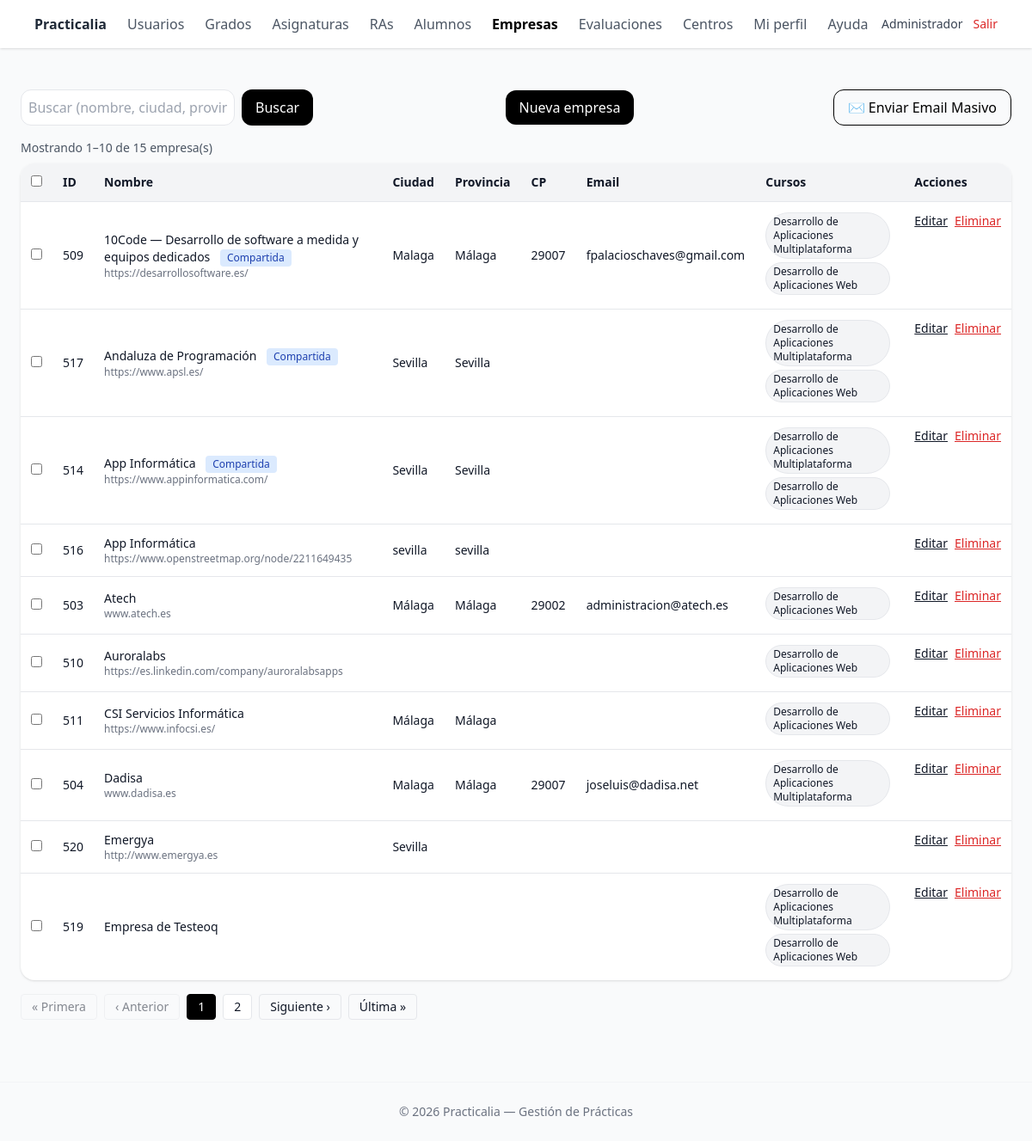
Page /public/empresas/index.php (signed in) on the committed database.
### tables this page shows
CREATE TABLE `empresas` (
  `id` int(10) UNSIGNED NOT NULL,
  `nombre` varchar(180) NOT NULL,
  `cif` varchar(50) DEFAULT NULL,
  `nif` varchar(20) DEFAULT NULL,
  `email` varchar(190) DEFAULT NULL,
  `telefono` varchar(30) DEFAULT NULL,
  `web` varchar(190) DEFAULT NULL,
  `direccion` varchar(200) DEFAULT NULL,
  `ciudad` varchar(100) DEFAULT NULL,
  `provincia` varchar(100) DEFAULT NULL,
  `codigo_postal` varchar(15) DEFAULT NULL,
  `sector` varchar(120) DEFAULT NULL,
  `horario_practicas` varchar(255) DEFAULT NULL,
  `es_publica` tinyint(1) NOT NULL DEFAULT 0,
  `responsable_nombre` varchar(150) DEFAULT NULL,
  `responsable_cargo` varchar(120) DEFAULT NULL,
  `responsable_email` varchar(190) DEFAULT NULL,
  `responsable_telefono` varchar(30) DEFAULT NULL,
  `tutor_nif` varchar(20) DEFAULT NULL,
  `tutor_departamento` varchar(100) DEFAULT NULL,
  `rep_legal_nombre` varchar(150) DEFAULT NULL,
  `rep_legal_nif` varchar(20) DEFAULT NULL,
  `rep_legal_email` varchar(190) DEFAULT NULL,
  `activo` tinyint(1) NOT NULL DEFAULT 1,
  `created_at` timestamp NOT NULL DEFAULT current_timestamp(),
  `updated_at` timestamp NOT NULL DEFAULT current_timestamp() ON UPDATE current_timestamp(),
  `deleted_at` timestamp NULL DEFAULT NULL
);

### lib/auth.php (called while the page is built, shortened)
<?php
function current_user(): ?array
{
    return $_SESSION['user'] ?? null;
}
function require_role(string $codigoRol): bool
{
    $user = current_user();
    return in_array($codigoRol, $user['roles_codigos'] ?? [], true);
}

### lib/Services/EmpresaService.php (called while the page is built, shortened)
<?php
class EmpresaService
{
    private PDO $pdo;
    public function __construct(PDO $pdo)
    {
        $this->pdo = $pdo;
    }
    public function getCount(string $search, bool $isAdmin, int $profId): int
    {
        $params = [];
        $where = "e.deleted_at IS NULL";
        if ($isAdmin) {
            $sql = "SELECT COUNT(*) c FROM empresas e WHERE $where";
        }
        $st = $this->pdo->prepare($sql);
        $st->execute($params);
        $res = $st->fetch();
        return (int) ($res['c'] ?? 0);
    }
    public function getList(string $search, bool $isAdmin, int $profId, int $limit, int $offset): array
    {
        $params = [':limit' => $limit, ':offset' => $offset];
        $where = "e.deleted_at IS NULL";
        if ($isAdmin) {
            $sql = "
                SELECT e.*
                FROM empresas e
                WHERE $where
                ORDER BY e.nombre ASC
                LIMIT :limit OFFSET :offset
            ";
        }
        $st = $this->pdo->prepare($sql);
        foreach ($params as $k => $v) {
            $st->bindValue($k, $v, is_int($v) ? PDO::PARAM_INT : PDO::PARAM_STR);
        }
        $st->execute();
        return $st->fetchAll();
    }
    public function getCursoNombresByEmpresaIds(array $ids): array
    {
        $placeholders = implode(',', array_fill(0, count($ids), '?'));
        $st = $this->pdo->prepare("
            SELECT ec.empresa_id, c.nombre
            FROM empresa_cursos ec
            JOIN cursos c ON c.id = ec.curso_id
            WHERE ec.empresa_id IN ($placeholders)
            ORDER BY c.nombre
        ");
        $st->execute($ids);
        $res = [];
        foreach ($st->fetchAll() as $r) {
            $res[(int) $r['empresa_id']][] = $r['nombre'];
        }
        return $res;
    }
}

### public/empresas/index.php (the view, shortened to what this page needs)
<?php
require_once __DIR__ . '/../../lib/auth.php';
function h(?string $s): string
{
  return htmlspecialchars((string) $s, ENT_QUOTES, 'UTF-8');
}
function urlWith(array $merge): string
{
  $cur = $_GET;
  foreach ($merge as $k => $v) {
    if ($v === null)
      unset($cur[$k]);
    else
      $cur[$k] = $v;
  }
  $q = http_build_query($cur);
  return $q ? ('?' . $q) : './index.php';
}
$user = current_user();
$isAdmin = require_role('admin');
$profId = (int) ($user['id'] ?? 0);
$empresaService = new \App\Services\EmpresaService($pdo);
$search = trim($_GET['q'] ?? '');
$page = max(1, (int) ($_GET['page'] ?? 1));
$perPage = 10;
$total = $empresaService->getCount($search, $isAdmin, $profId);
$totalPages = max(1, (int) ceil($total / $perPage));
$offset = ($page - 1) * $perPage;
$rows = $empresaService->getList($search, $isAdmin, $profId, $perPage, $offset);
$cursoNombres = $empresaService->getCursoNombresByEmpresaIds(array_column($rows, 'id'));
$from = ($total === 0) ? 0 : ($offset + 1);
$to = min($offset + $perPage, $total);
$pagesToShow = [];
$pagesToShow[] = 1;
if ($totalPages > 1)
  $pagesToShow[] = $totalPages;
$pagesToShow = array_values(array_unique(array_filter($pagesToShow, fn($p) => $p >= 1 && $p <= $totalPages)));
sort($pagesToShow);
function renderPageLink(int $p, int $cur): string
{
  $isCur = ($p === $cur);
  $cls = 'px-3 py-1 rounded border text-sm ' . ($isCur ? 'bg-black text-white border-black' : 'bg-white');
  return '<a class="' . $cls . '" href="' . h(urlWith(['page' => $p])) . '">' . $p . '</a>';
}
require_once __DIR__ . '/../partials/_header.php';
?>
<div class="mb-4 flex items-center justify-between">
  <form class="flex gap-2" method="get">
    <input name="q" value="<?= h($search) ?>" class="rounded-xl border p-2"
      placeholder="Buscar (nombre, ciudad, provincia, CP)">
    <button class="rounded-xl bg-black text-white px-4">Buscar</button>
  </form>
  <a href="./create.php" class="rounded-xl bg-black text-white px-4 py-2">Nueva empresa</a>
  <button id="startBatchEmailBtn" class="rounded-xl border border-black text-black px-4 py-2 ml-2 hover:bg-gray-100">
    ✉ Enviar Email Masivo
  </button>
</div>
<div class="mb-2 text-sm text-gray-600">
  Mostrando <span class="font-medium"><?= (int) $from ?></span>–<span class="font-medium"><?= (int) $to ?></span> de
  <span class="font-medium"><?= (int) $total ?></span> empresa(s)
</div>
<div class="bg-white rounded-2xl shadow overflow-x-auto">
  <table class="min-w-full text-sm">
    <thead class="bg-gray-100">
      <th class="text-left p-3"><input type="checkbox" id="selectAll"></th>
      <th class="text-left p-3">ID</th>
      <th class="text-left p-3">Nombre</th>
      <th class="text-left p-3">Ciudad</th>
      <th class="text-left p-3">Provincia</th>
      <th class="text-left p-3">CP</th>
      <th class="text-left p-3">Email</th>
      <th class="text-left p-3">Cursos</th>
      <th class="text-left p-3">Acciones</th>
    </thead>
    <tbody>
      <?php foreach ($rows as $r):
        $id = (int) $r['id']; ?>
        <tr class="border-t hover:bg-gray-50">
          <td class="p-3"><input type="checkbox" class="company-checkbox" value="<?= $id ?>"></td>
          <td class="p-3"><?= $id ?></td>
          <td class="p-3">
            <a href="./edit.php?id=<?= $id ?>" class="text-gray-900 hover:underline">
              <?= h($r['nombre']) ?>
            </a>
            <?php if ((int) ($r['es_publica'] ?? 0) === 1): ?>
              <span class="inline-block ml-2 px-2 py-0.5 rounded text-xs font-medium bg-blue-100 text-blue-800">
                Compartida
              </span>
            <?php endif; ?>
            <?php if (!empty($r['web'])): ?>
              <div class="text-xs text-gray-500"><?= h($r['web']) ?></div>
            <?php endif; ?>
          </td>
          <td class="p-3"><?= h($r['ciudad'] ?? '') ?></td>
          <td class="p-3"><?= h($r['provincia'] ?? '') ?></td>
          <td class="p-3"><?= h($r['codigo_postal'] ?? '') ?></td>
          <td class="p-3"><?= h($r['email'] ?? '') ?></td>
          <td class="p-3">
            <?php foreach (($cursoNombres[$id] ?? []) as $cn): ?>
              <span class="inline-block text-xs bg-gray-100 border px-2 py-0.5 rounded-full mr-1 mb-1"><?= h($cn) ?></span>
            <?php endforeach; ?>
          </td>
          <td class="p-3 flex items-center gap-2">
            <a class="underline" href="./edit.php?id=<?= $id ?>">Editar</a>
            <form method="post" action="./delete.php" onsubmit="return confirm('¿Eliminar esta empresa?');">
              <button class="text-red-600 underline">Eliminar</button>
            </form>
          </td>
        </tr>
      <?php endforeach; ?>
    </tbody>
  </table>
</div>
<?php if ($totalPages > 1): ?>
  <nav class="mt-4 flex items-center gap-2" aria-label="Paginación">
    <a class="px-3 py-1 rounded border text-sm <?= $page === 1 ? 'pointer-events-none opacity-50' : '' ?>"
      href="<?= h(urlWith(['page' => 1])) ?>">« Primera</a>
    <a class="px-3 py-1 rounded border text-sm <?= $page === 1 ? 'pointer-events-none opacity-50' : '' ?>"
      href="<?= h(urlWith(['page' => max(1, $page - 1)])) ?>">‹ Anterior</a>
    <?php
    foreach ($pagesToShow as $p):
      echo renderPageLink($p, $page);
    endforeach;
    ?>
    <a class="px-3 py-1 rounded border text-sm <?= $page === $totalPages ? 'pointer-events-none opacity-50' : '' ?>"
      href="<?= h(urlWith(['page' => min($totalPages, $page + 1)])) ?>">Siguiente ›</a>
    <a class="px-3 py-1 rounded border text-sm <?= $page === $totalPages ? 'pointer-events-none opacity-50' : '' ?>"
      href="<?= h(urlWith(['page' => $totalPages])) ?>">Última »</a>
  </nav>
<?php endif; ?>
<?php require_once __DIR__ . '/../partials/_footer.php'; ?>

### rows in the picture
empresas: id "509", nombre "10Code — Desarrollo de software a medida y equipos dedicados", es_publica "Compartida", web "https://desarrollosoftware.es/", ciudad "Malaga", provincia "Málaga", codigo_postal "29007", email "fpalacioschaves@gmail.com", id "Desarrollo de Aplicaciones Multiplataforma", id "Desarrollo de Aplicaciones Web"
empresas: id "517", nombre "Andaluza de Programación", es_publica "Compartida", web "https://www.apsl.es/", ciudad "Sevilla", provincia "Sevilla", id "Desarrollo de Aplicaciones Multiplataforma", id "Desarrollo de Aplicaciones Web"
empresas: id "514", nombre "App Informática", es_publica "Compartida", web "https://www.appinformatica.com/", ciudad "Sevilla", provincia "Sevilla", id "Desarrollo de Aplicaciones Multiplataforma", id "Desarrollo de Aplicaciones Web"
empresas: id "516", nombre "App Informática", web "https://www.openstreetmap.org/node/2211649435", ciudad "sevilla", provincia "sevilla"
empresas: id "503", nombre "Atech", web "www.atech.es", ciudad "Málaga", provincia "Málaga", codigo_postal "29002", email "administracion@atech.es", id "Desarrollo de Aplicaciones Web"
empresas: id "510", nombre "Auroralabs", web "https://es.linkedin.com/company/auroralabsapps", id "Desarrollo de Aplicaciones Web"
empresas: id "511", nombre "CSI Servicios Informática", web "https://www.infocsi.es/", ciudad "Málaga", provincia "Málaga", id "Desarrollo de Aplicaciones Web"
empresas: id "504", nombre "Dadisa", web "www.dadisa.es", ciudad "Malaga", provincia "Málaga", codigo_postal "29007", email "joseluis@dadisa.net", id "Desarrollo de Aplicaciones Multiplataforma"
empresas: id "520", nombre "Emergya", web "http://www.emergya.es", ciudad "Sevilla"
empresas: id "519", nombre "Empresa de Testeoq", id "Desarrollo de Aplicaciones Multiplataforma", id "Desarrollo de Aplicaciones Web"

### other values in the picture
$user['nombre'] "Administrador"
$from "1"
$to "10"
$total "15"
$p "1"
$p "2"
